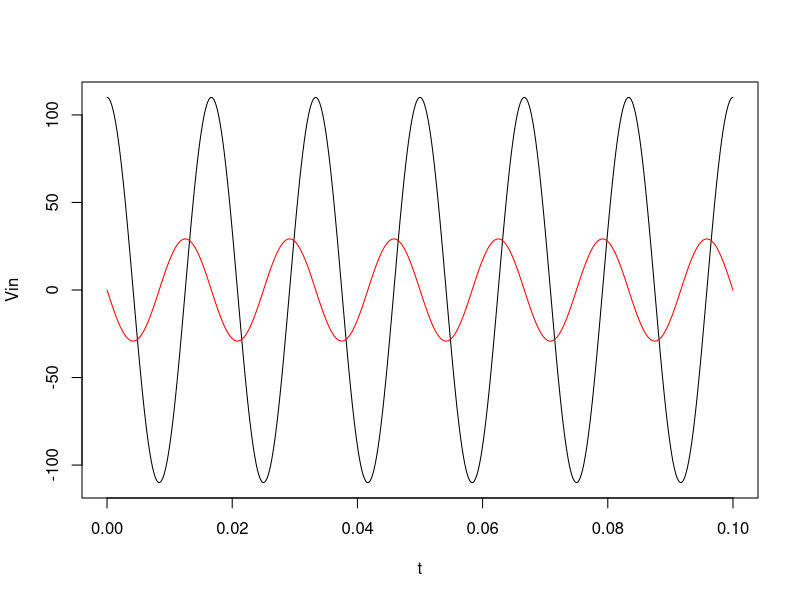

This figure's R source:
# Impedancia de capacitor e resistor sobre uma entrada AC
# Elmar de Oliveira Uhl

t = seq(0, 0.1, 0.0001)

V0 = 110 # pico da voltagem de entrada
f = 60 # frequencia da voltagem de entrada
Vin = V0*cos(2*pi*f*t) # funcao de onda da voltagem de entrada

C = 0.01 # capacitancia
R = 0.0001 # resistencia
Vout = -C*V0/(2*pi*f*R)*sin(2*pi*f*t)

plot(Vin~t,type='l') # Grafico da voltagem de entrada
lines(Vout~t,col="red") # Grafico da voltagem de saida
